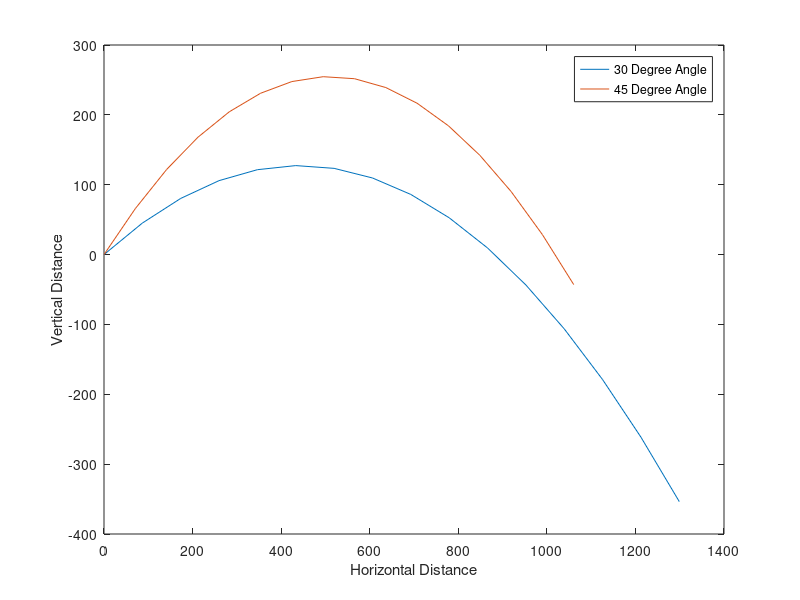

MATLAB code for this plot: (Note: this script raises an error after producing the figure.)
%% Header
% Nathan Holmes
% 9-8-2017
% Section 208
% Homework 2
%% Problem 1

%Part A: Trajectories of two objects
v = 100; %initial velocity in meters per second
t = [0:15]'; %column representing duration of 15 seconds
g = 9.81; %acceleration due to gravity
theta = [30,45]; %a vector representing the angles in degrees of initial velocity for each of the projectiles
horizv = t.*v.*cosd(theta); %distance traveled in x direction
vertv = t.*v.*sind(theta) - 1./2.*g.*t.^2; %distance traveled in y direction

%Part B: Plot
plot(horizv,vertv); %plot horizv on the x-axis and vertv on the y-axis
legend('30 Degree Angle', '45 Degree Angle'); %graph legend
xlabel('Horizontal Distance'); %x-axis title
ylabel('Vertical Distance'); %y-axis title

%Part C: Maximum Height
maxh = max(vertv); %maximum height of each trajectory
fprintf('The maximum height of the 30 degree trajectory is %.4f. \nThe maximum height of the 45 degree trajectory is %.4f.\n',maxh(:,1),maxh(:,2));

%% Problem 2
%Multiplication table

num = input('Enter number to view multiplication table:'); %number for multiplication table chosen by user
a = [1:13]; %row vector for range of multiplication table
b(1:13) = num; %row vector of the user-chosen number
c = a*num; %values of multiplying
pile = [a;b;c] %matrix used in fprintf so that inputs are read correctly
fprintf('%.f times %.f is %.f\n',pile); %print of multiplication table on separate lines

%% Problem 3

% Part A: Hurricane Plot
hurr = xlsread('ACE.xlsx');
plot(hurr(:,1),hurr(:,4), '-or')
hold on;
plot(hurr(:,1),hurr(:,5), ':ob')
title('Hurricane Activity');
xlabel('Year');
ylabel('Number of Hurricanes');
legend('Hurricanes Cat 1-5','Major Hurricanes Cat 3-5');

%Part B: Highest Numbers
[ace,iace] = max(hurr(:,2)) %finding number and index for max values in each column
[ntrops,introps] = max(hurr(:,3));
[nhurrs,inhurrs] = max(hurr(:,4));
[nmajhurrs,inmajhurrs] = max(hurr(:,5)) 
maxvals = [ace, ntrops, nhurrs, nmajhurrs]; %max values
ivals = [iace,introps,inhurrs,inmajhurrs]; %index values for maxs
years = hurr(ivals); %gets year from index
name =  ["ACE", "number of tropical storms", "number of hurricanes", "number of major hurricanes"]

out = [name;maxvals;years]; %data arranged for use in fprintf
fprintf('Largest %s, %.f, occured in the year %.f.\n',out); %Prints like: "Largest number of (name), (maxvals), occured in the year (years)"





%% Problem 4

figure(1); 

x = linspace(-pi,pi,40); %x range
subplot(3,1,1); %figure 1 has 3 rows and 1 column, put this plot on position 1
plot(x,sin(x),'dr'); %red diamonds
xlim([-4,4]); %x range
ylim([-1,1]); %y range
title('sin(x)');

subplot(3,1,2); %position 2
plot(x,cos(x),'*g') %green stars
xlim([-4,4]);
ylim([-1,1]);
title('cos(x)');

subplot(3,1,3); %position 3
plot(x,tan(x),'ob'); %blue circles
xlim([-4,4]);
ylim([-50,50]); %changed y range for tan
title('tan(x)');


figure(2) %second set of plots

subplot(1,3,1); %one row, three columns, position one
plot(x,x,'xc'); %plotting x^1; cyan x marks
title('x^1');

subplot(1,3,2); %position 2
plot(x,x.^2,'+m'); %plotting x^2; magenta crosses
title('x^2');

subplot(1,3,3); %position 3
plot(x,x.^3,'sy'); %plottting x^3; yellow squares
title('x^3');

%% Problem 5
% Plotting with two y-axes
cw = importdata('cold_work.dat');
cold = cw(:,1); %first column of cw is x axis
yield = cw(:,2); %second column is y1 axis
duct = cw(:,3); %third column is y2 axis

figure(3); %establish third figure
yyaxis left; %for first y axis
plot(cold,yield); %first plot x and y1
xlabel('Percent Cold Work');
ylabel('Yield Strength, MPa');

yyaxis right; %for second y axis
plot(cold,duct); %then plot x and y2
ylabel('Ductility, %');

%% Problem 6
% Input playing card

cardnum = input('Select a card number:'); %get numeric input from user
suit = input('Select a card suit:', 's'); %get string input from user

fprintf('Using fprintf:\nYou selected the %.f of %s.\n',cardnum,suit); %using fprintf "You selected the cardnum of suit"
disp(['You selected the ',num2str(cardnum),' of ',suit,'.']); %using disp "You selected the cardnum of suit"










